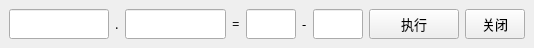
<?xml version="1.0" encoding="UTF-8"?>
<ui version="4.0">
 <class>attributeSetterWin</class>
 <widget class="QMainWindow" name="attributeSetterWin">
  <property name="geometry">
   <rect>
    <x>0</x>
    <y>0</y>
    <width>534</width>
    <height>48</height>
   </rect>
  </property>
  <property name="font">
   <font>
    <family>微软雅黑</family>
    <pointsize>10</pointsize>
   </font>
  </property>
  <property name="windowTitle">
   <string>属性设置</string>
  </property>
  <property name="windowIcon">
   <iconset>
    <normaloff>../icons/logo.png</normaloff>../icons/logo.png</iconset>
  </property>
  <widget class="QWidget" name="centralwidget">
   <layout class="QHBoxLayout" name="layout">
    <item>
     <widget class="QLineEdit" name="LEObject">
      <property name="minimumSize">
       <size>
        <width>100</width>
        <height>30</height>
       </size>
      </property>
      <property name="statusTip">
       <string>物体名称</string>
      </property>
      <property name="text">
       <string/>
      </property>
      <property name="alignment">
       <set>Qt::AlignRight|Qt::AlignTrailing|Qt::AlignVCenter</set>
      </property>
     </widget>
    </item>
    <item>
     <widget class="QLabel" name="label_2">
      <property name="minimumSize">
       <size>
        <width>0</width>
        <height>30</height>
       </size>
      </property>
      <property name="text">
       <string>.</string>
      </property>
     </widget>
    </item>
    <item>
     <widget class="QLineEdit" name="LEAttribute">
      <property name="minimumSize">
       <size>
        <width>100</width>
        <height>30</height>
       </size>
      </property>
      <property name="statusTip">
       <string>属性名称</string>
      </property>
     </widget>
    </item>
    <item>
     <widget class="QLabel" name="label">
      <property name="minimumSize">
       <size>
        <width>0</width>
        <height>30</height>
       </size>
      </property>
      <property name="text">
       <string>=</string>
      </property>
     </widget>
    </item>
    <item>
     <widget class="QLineEdit" name="LEValue1">
      <property name="sizePolicy">
       <sizepolicy hsizetype="Fixed" vsizetype="Fixed">
        <horstretch>0</horstretch>
        <verstretch>0</verstretch>
       </sizepolicy>
      </property>
      <property name="minimumSize">
       <size>
        <width>0</width>
        <height>30</height>
       </size>
      </property>
      <property name="maximumSize">
       <size>
        <width>50</width>
        <height>16777215</height>
       </size>
      </property>
      <property name="statusTip">
       <string>值</string>
      </property>
      <property name="maxLength">
       <number>5</number>
      </property>
      <property name="alignment">
       <set>Qt::AlignRight|Qt::AlignTrailing|Qt::AlignVCenter</set>
      </property>
     </widget>
    </item>
    <item>
     <widget class="QLabel" name="label_3">
      <property name="minimumSize">
       <size>
        <width>0</width>
        <height>30</height>
       </size>
      </property>
      <property name="text">
       <string>-</string>
      </property>
     </widget>
    </item>
    <item>
     <widget class="QLineEdit" name="LEValue2">
      <property name="sizePolicy">
       <sizepolicy hsizetype="Fixed" vsizetype="Fixed">
        <horstretch>0</horstretch>
        <verstretch>0</verstretch>
       </sizepolicy>
      </property>
      <property name="minimumSize">
       <size>
        <width>0</width>
        <height>30</height>
       </size>
      </property>
      <property name="maximumSize">
       <size>
        <width>50</width>
        <height>16777215</height>
       </size>
      </property>
      <property name="statusTip">
       <string>值</string>
      </property>
      <property name="maxLength">
       <number>5</number>
      </property>
      <property name="alignment">
       <set>Qt::AlignLeading|Qt::AlignLeft|Qt::AlignVCenter</set>
      </property>
     </widget>
    </item>
    <item>
     <widget class="QPushButton" name="pushButton">
      <property name="minimumSize">
       <size>
        <width>90</width>
        <height>30</height>
       </size>
      </property>
      <property name="font">
       <font>
        <family>微软雅黑</family>
        <pointsize>10</pointsize>
       </font>
      </property>
      <property name="statusTip">
       <string>执行</string>
      </property>
      <property name="text">
       <string>执行</string>
      </property>
      <property name="+command" stdset="0">
       <string>barbarian.render.AttributeSetter.execute</string>
      </property>
     </widget>
    </item>
    <item>
     <widget class="QPushButton" name="pushButton_2">
      <property name="minimumSize">
       <size>
        <width>60</width>
        <height>30</height>
       </size>
      </property>
      <property name="font">
       <font>
        <family>微软雅黑</family>
        <pointsize>10</pointsize>
       </font>
      </property>
      <property name="text">
       <string>关闭</string>
      </property>
     </widget>
    </item>
   </layout>
  </widget>
 </widget>
 <resources/>
 <connections>
  <connection>
   <sender>pushButton_2</sender>
   <signal>clicked()</signal>
   <receiver>attributeSetterWin</receiver>
   <slot>close()</slot>
   <hints>
    <hint type="sourcelabel">
     <x>487</x>
     <y>23</y>
    </hint>
    <hint type="destinationlabel">
     <x>266</x>
     <y>23</y>
    </hint>
   </hints>
  </connection>
  <connection>
   <sender>LEAttribute</sender>
   <signal>returnPressed()</signal>
   <receiver>pushButton</receiver>
   <slot>click()</slot>
   <hints>
    <hint type="sourcelabel">
     <x>176</x>
     <y>23</y>
    </hint>
    <hint type="destinationlabel">
     <x>406</x>
     <y>23</y>
    </hint>
   </hints>
  </connection>
  <connection>
   <sender>LEObject</sender>
   <signal>returnPressed()</signal>
   <receiver>pushButton</receiver>
   <slot>click()</slot>
   <hints>
    <hint type="sourcelabel">
     <x>58</x>
     <y>23</y>
    </hint>
    <hint type="destinationlabel">
     <x>406</x>
     <y>23</y>
    </hint>
   </hints>
  </connection>
  <connection>
   <sender>LEValue1</sender>
   <signal>returnPressed()</signal>
   <receiver>pushButton</receiver>
   <slot>click()</slot>
   <hints>
    <hint type="sourcelabel">
     <x>269</x>
     <y>23</y>
    </hint>
    <hint type="destinationlabel">
     <x>406</x>
     <y>23</y>
    </hint>
   </hints>
  </connection>
  <connection>
   <sender>LEValue2</sender>
   <signal>returnPressed()</signal>
   <receiver>pushButton</receiver>
   <slot>click()</slot>
   <hints>
    <hint type="sourcelabel">
     <x>337</x>
     <y>23</y>
    </hint>
    <hint type="destinationlabel">
     <x>406</x>
     <y>23</y>
    </hint>
   </hints>
  </connection>
 </connections>
</ui>
